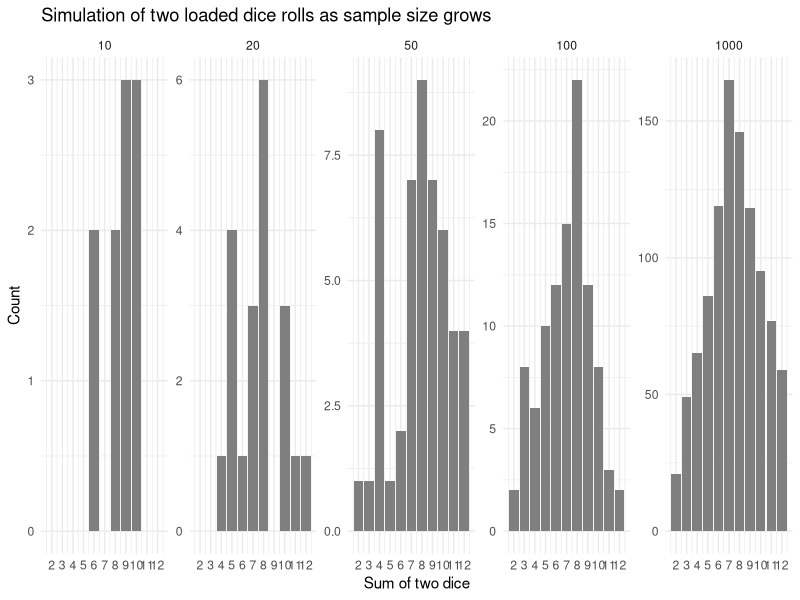
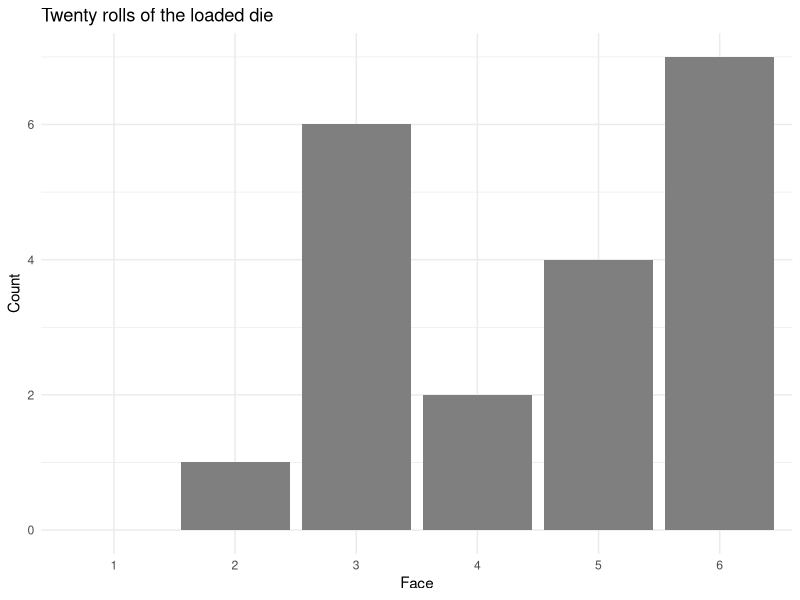

Recreate these plots in R, in order.
## ---- chunk 1
#| message: false
library(tidyverse)
## ---- chunk 2
#| cache: true
throw_dice <- function(n, weights = rep(1/6, 6)) {
  die1 <- sample(1:6, size = n, replace = TRUE, prob = weights)
  die2 <- sample(1:6, size = n, replace = TRUE, prob = weights)
  die1 + die2
}
## ---- chunk 3
set.seed(10)
tibble(n = c(10, 20, 50, 100, 1000)) |>
  mutate(sum = map(n, ~ throw_dice(.x, weights = c(0.15, 0.15, 0.15, 0.15, 0.15, 0.25)))) |>
  unnest(cols = c(sum)) |>
  mutate(n = factor(n, levels = c(10, 20, 50, 100, 1000))) |>
  ggplot(aes(x = sum)) +
  geom_bar(fill = "grey50") +
  scale_x_continuous(breaks = 2:12) +
  facet_wrap(~ n, scales = "free_y", nrow = 1) +
  labs(title = "Simulation of two loaded dice rolls as sample size grows",
       x = "Sum of two dice", y = "Count") +
  theme_minimal()
## ---- chunk 4
set.seed(10)
rolls_20 <- sample(1:6, size = 20, replace = TRUE, prob = c(0.14, 0.14, 0.14, 0.14, 0.14, 0.30))
tibble(face = rolls_20) |>
  ggplot(aes(x = factor(face))) +
  geom_bar(fill = "grey50") +
  scale_x_discrete(drop = FALSE, limits = factor(1:6)) +
  labs(title = "Twenty rolls of the loaded die",
       x = "Face", y = "Count") +
  theme_minimal()
